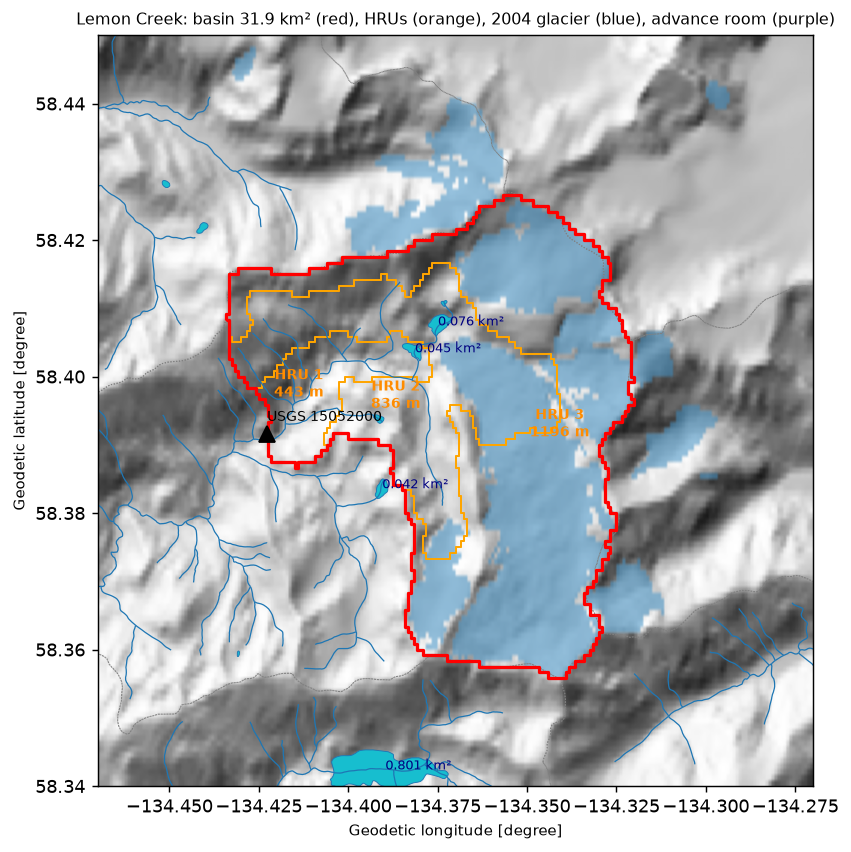

Python code for this plot:
#!/usr/bin/env python3
"""Lemon Creek domain check: surface DEM, basin, HRUs, glacier extent with advance room, NHD streams and lakes, gauge."""

import os

import geopandas as gpd
import matplotlib
matplotlib.use("Agg")
import matplotlib.pyplot as plt
import numpy as np
import rasterio
from matplotlib.colors import LightSource

HERE = os.path.dirname(os.path.abspath(__file__))
P = os.path.join(HERE, "..", "..", "data", "domain_LemonCreek")

with rasterio.open(os.path.join(P, "attributes/elevation/dem/domain_LemonCreek_glacier_elv.tif")) as s:
    dem, b = s.read(1).astype(float), s.bounds
with rasterio.open(os.path.join(P, "attributes/glaciers/domain_LemonCreek_domain_type_extend.tif")) as s:
    dtype = s.read(1)
with rasterio.open(os.path.join(P, "attributes/glaciers/domain_LemonCreek_domain_type.tif")) as s:
    dtype0 = s.read(1)
ext = (b.left, b.right, b.bottom, b.top)
hrus = gpd.read_file(os.path.join(P, "shapefiles/catchment/LemonCreek_HRUs_elevation.shp"))
basin = gpd.read_file(os.path.join(P, "shapefiles/river_basins/LemonCreek_riverBasins_lumped.shp"))
nhd = os.path.join(P, "shapefiles/nhd.gpkg")
flow, lakes, huc = (gpd.read_file(nhd, layer=l) for l in ("flowlines", "waterbodies", "huc12"))
lakes = lakes[lakes["FTYPE"] == 390]  # lakes and ponds, not the ice masses

fig, ax = plt.subplots(figsize=(9, 7.5))
shade = LightSource(315, 35).hillshade(dem, vert_exag=1.5, dx=55, dy=93)
ax.imshow(shade, cmap="gray", extent=ext, alpha=0.9)
ax.imshow(np.ma.masked_equal((dtype0 > 1).astype(int), 0), cmap="Blues", vmin=0, vmax=1.6, alpha=0.55, extent=ext)
ax.imshow(np.ma.masked_equal(((dtype > 1) & (dtype0 <= 1)).astype(int), 0), cmap="Purples", vmin=0, vmax=1.3, alpha=0.6, extent=ext)
huc.boundary.plot(ax=ax, color="0.5", lw=0.6, ls=":")
hrus.boundary.plot(ax=ax, color="orange", lw=1.0)
basin.boundary.plot(ax=ax, color="red", lw=1.8)
flow.plot(ax=ax, color="tab:blue", lw=0.7)
lakes.plot(ax=ax, color="tab:cyan", edgecolor="tab:blue", lw=0.5)
for r in hrus.itertuples():
    c = r.geometry.representative_point()
    ax.text(c.x, c.y, f"HRU {r.HRU_ID}\n{r.elev_mean:.0f} m", ha="center", fontsize=8, color="darkorange", weight="bold")
for r in lakes[lakes.to_crs(32608).area > 2e4].itertuples():
    c = r.geometry.representative_point()
    if b.left < c.x < b.right and b.bottom < c.y < b.top:
        ax.text(c.x, c.y, f"{gpd.GeoSeries([r.geometry], crs=4326).to_crs(32608).area.iloc[0] / 1e6:.3f} km²", fontsize=7, color="navy")
ax.plot(-134.4226873, 58.3915312, "k^", ms=9)
ax.text(-134.4226873, 58.3935, "USGS 15052000", fontsize=8)
ax.set_xlim(b.left, b.right); ax.set_ylim(b.bottom, b.top)
ax.set_aspect(1 / np.cos(np.radians(58.4)))
ax.set_title(f"Lemon Creek: basin {basin.to_crs(32608).area.sum() / 1e6:.1f} km² (red), HRUs (orange), "
             "2004 glacier (blue), advance room (purple)", fontsize=9)
out = os.path.join(HERE, "lemon_basin_check.png")
fig.savefig(out, dpi=130, bbox_inches="tight")
print(out)
